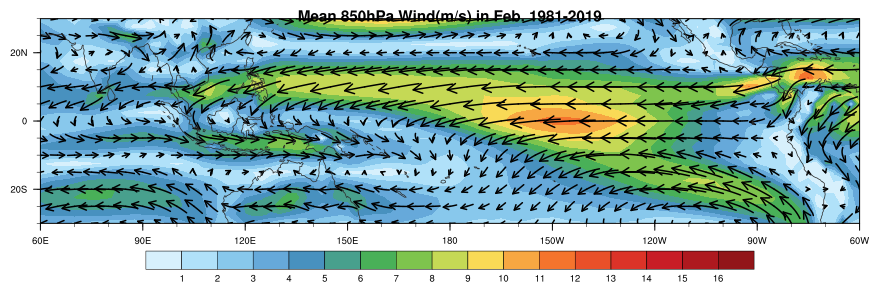
#> input picture local_pic/result.png, 878 x 291 px
$ python trim.py
#> lines starting #> are read from the running program, lines starting #| are printed output that depends on the picture
#> further down, im is the input picture: shape (291, 878, 3); mean R, G, B 149.3, 181.5, 176.4
from skimage import io
def corp_margin(img):
    img2=img.sum(axis=2)  # 三维数据，前两个是坐标维度，最后一个记录了三原色
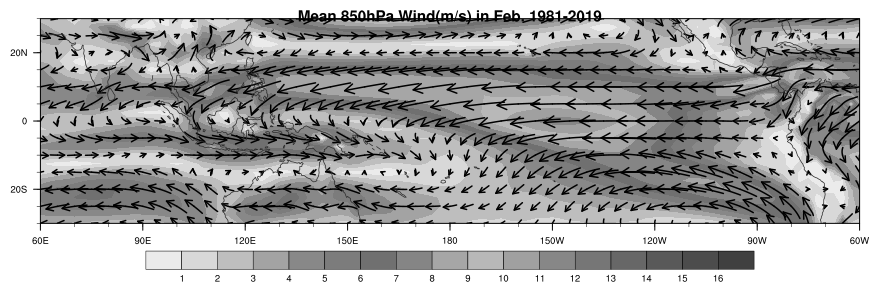
#> img2: shape (291, 878) uint64; min 0, max 765, mean 507.3; drawn with min black and max white
    (row,col)=img2.shape
#> row = 291; col = 878
    row_top=0
    raw_down=0
    col_top=0
    col_down=0
    for r in range(0,row):
            if img2.sum(axis=1)[r]<765*col:
                    row_top=r
                    break

    for r in range(row-1,0,-1):
            if img2.sum(axis=1)[r]<765*col:
                    raw_down=r
                    break

    for c in range(0,col):
            if img2.sum(axis=0)[c]<765*row:
                    col_top=c
                    break

    for c in range(col-1,0,-1):
            if img2.sum(axis=0)[c]<765*row:
                    col_down=c
                    break

    new_img=img[row_top-10:raw_down+10,col_top-10:col_down+10,0:3]
    return new_img
if __name__ == "__main__":
    im = io.imread('result.png')
    img_re = corp_margin(im)
    io.imsave('result1.png',img_re)
